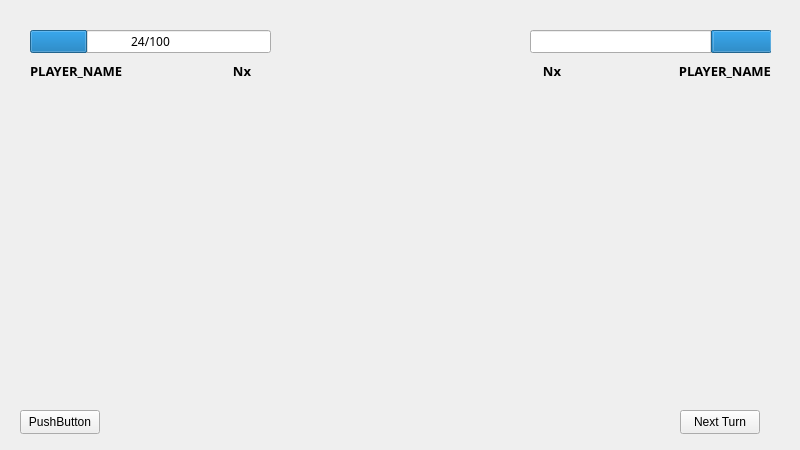
<?xml version="1.0" encoding="UTF-8"?>
<ui version="4.0">
 <class>FightScreen</class>
 <widget class="QWidget" name="FightScreen">
  <property name="geometry">
   <rect>
    <x>0</x>
    <y>0</y>
    <width>800</width>
    <height>450</height>
   </rect>
  </property>
  <property name="windowTitle">
   <string>Form</string>
  </property>
  <widget class="TextImage" name="char_2">
   <property name="geometry">
    <rect>
     <x>50</x>
     <y>100</y>
     <width>201</width>
     <height>321</height>
    </rect>
   </property>
   <property name="text">
    <string/>
   </property>
   <property name="pixmap">
    <pixmap resource="../assets.qrc">:/assets/images/test.png</pixmap>
   </property>
   <property name="scaledContents">
    <bool>true</bool>
   </property>
  </widget>
  <widget class="TextImage" name="enemy">
   <property name="geometry">
    <rect>
     <x>550</x>
     <y>100</y>
     <width>201</width>
     <height>321</height>
    </rect>
   </property>
   <property name="layoutDirection">
    <enum>Qt::LeftToRight</enum>
   </property>
   <property name="text">
    <string/>
   </property>
   <property name="pixmap">
    <pixmap resource="../assets.qrc">:/assets/images/test.png</pixmap>
   </property>
   <property name="scaledContents">
    <bool>true</bool>
   </property>
   <property name="alignment">
    <set>Qt::AlignLeading|Qt::AlignLeft|Qt::AlignVCenter</set>
   </property>
   <property name="wordWrap">
    <bool>false</bool>
   </property>
   <property name="indent">
    <number>-1</number>
   </property>
  </widget>
  <widget class="ProgressBar" name="char_hp">
   <property name="geometry">
    <rect>
     <x>30</x>
     <y>30</y>
     <width>241</width>
     <height>23</height>
    </rect>
   </property>
   <property name="font">
    <font>
     <family>Segoe Script</family>
    </font>
   </property>
   <property name="value">
    <number>24</number>
   </property>
   <property name="alignment">
    <set>Qt::AlignCenter</set>
   </property>
   <property name="format">
    <string>%v/%m</string>
   </property>
  </widget>
  <widget class="ProgressBar" name="enemy_hp">
   <property name="geometry">
    <rect>
     <x>530</x>
     <y>30</y>
     <width>241</width>
     <height>23</height>
    </rect>
   </property>
   <property name="font">
    <font>
     <family>Segoe Script</family>
    </font>
   </property>
   <property name="layoutDirection">
    <enum>Qt::LeftToRight</enum>
   </property>
   <property name="value">
    <number>24</number>
   </property>
   <property name="alignment">
    <set>Qt::AlignCenter</set>
   </property>
   <property name="invertedAppearance">
    <bool>true</bool>
   </property>
   <property name="format">
    <string>%v/%m</string>
   </property>
  </widget>
  <widget class="TextImage" name="char_name">
   <property name="geometry">
    <rect>
     <x>30</x>
     <y>60</y>
     <width>131</width>
     <height>21</height>
    </rect>
   </property>
   <property name="font">
    <font>
     <family>Segoe Script</family>
     <pointsize>10</pointsize>
     <bold>true</bold>
    </font>
   </property>
   <property name="text">
    <string>PLAYER_NAME</string>
   </property>
   <property name="textFormat">
    <enum>Qt::AutoText</enum>
   </property>
  </widget>
  <widget class="TextImage" name="enemy_name">
   <property name="geometry">
    <rect>
     <x>640</x>
     <y>60</y>
     <width>131</width>
     <height>21</height>
    </rect>
   </property>
   <property name="font">
    <font>
     <family>Segoe Script</family>
     <pointsize>10</pointsize>
     <bold>true</bold>
    </font>
   </property>
   <property name="layoutDirection">
    <enum>Qt::LeftToRight</enum>
   </property>
   <property name="text">
    <string>PLAYER_NAME</string>
   </property>
   <property name="textFormat">
    <enum>Qt::AutoText</enum>
   </property>
   <property name="alignment">
    <set>Qt::AlignRight|Qt::AlignTrailing|Qt::AlignVCenter</set>
   </property>
  </widget>
  <widget class="TextImage" name="char_dices">
   <property name="geometry">
    <rect>
     <x>220</x>
     <y>60</y>
     <width>31</width>
     <height>21</height>
    </rect>
   </property>
   <property name="font">
    <font>
     <family>Segoe Script</family>
     <pointsize>10</pointsize>
     <bold>true</bold>
    </font>
   </property>
   <property name="text">
    <string>Nx</string>
   </property>
   <property name="textFormat">
    <enum>Qt::AutoText</enum>
   </property>
   <property name="alignment">
    <set>Qt::AlignRight|Qt::AlignTrailing|Qt::AlignVCenter</set>
   </property>
  </widget>
  <widget class="TextImage" name="enemy_dices">
   <property name="geometry">
    <rect>
     <x>530</x>
     <y>60</y>
     <width>31</width>
     <height>21</height>
    </rect>
   </property>
   <property name="font">
    <font>
     <family>Segoe Script</family>
     <pointsize>10</pointsize>
     <bold>true</bold>
    </font>
   </property>
   <property name="text">
    <string>Nx</string>
   </property>
   <property name="textFormat">
    <enum>Qt::AutoText</enum>
   </property>
   <property name="alignment">
    <set>Qt::AlignRight|Qt::AlignTrailing|Qt::AlignVCenter</set>
   </property>
  </widget>
  <widget class="TextImage" name="dice_image">
   <property name="geometry">
    <rect>
     <x>250</x>
     <y>60</y>
     <width>21</width>
     <height>21</height>
    </rect>
   </property>
   <property name="text">
    <string/>
   </property>
   <property name="pixmap">
    <pixmap resource="../assets.qrc">:/assets/images/dice6.png</pixmap>
   </property>
   <property name="scaledContents">
    <bool>true</bool>
   </property>
  </widget>
  <widget class="TextImage" name="dice_image_2">
   <property name="geometry">
    <rect>
     <x>560</x>
     <y>60</y>
     <width>21</width>
     <height>21</height>
    </rect>
   </property>
   <property name="text">
    <string/>
   </property>
   <property name="pixmap">
    <pixmap resource="../assets.qrc">:/assets/images/dice6.png</pixmap>
   </property>
   <property name="scaledContents">
    <bool>true</bool>
   </property>
  </widget>
  <widget class="Button" name="nextturn">
   <property name="geometry">
    <rect>
     <x>680</x>
     <y>410</y>
     <width>80</width>
     <height>24</height>
    </rect>
   </property>
   <property name="text">
    <string>Next Turn</string>
   </property>
  </widget>
  <widget class="Button" name="pushButton">
   <property name="geometry">
    <rect>
     <x>20</x>
     <y>410</y>
     <width>80</width>
     <height>24</height>
    </rect>
   </property>
   <property name="text">
    <string>PushButton</string>
   </property>
  </widget>
 </widget>
 <customwidgets>
  <customwidget>
   <class>TextImage</class>
   <extends>QLabel</extends>
   <header>data/widgets/textimage.h</header>
  </customwidget>
  <customwidget>
   <class>Button</class>
   <extends>QPushButton</extends>
   <header>data/widgets/button.h</header>
  </customwidget>
  <customwidget>
   <class>ProgressBar</class>
   <extends>QProgressBar</extends>
   <header>data/widgets/progressbar.h</header>
  </customwidget>
 </customwidgets>
 <resources>
  <include location="../assets.qrc"/>
 </resources>
 <connections/>
</ui>
